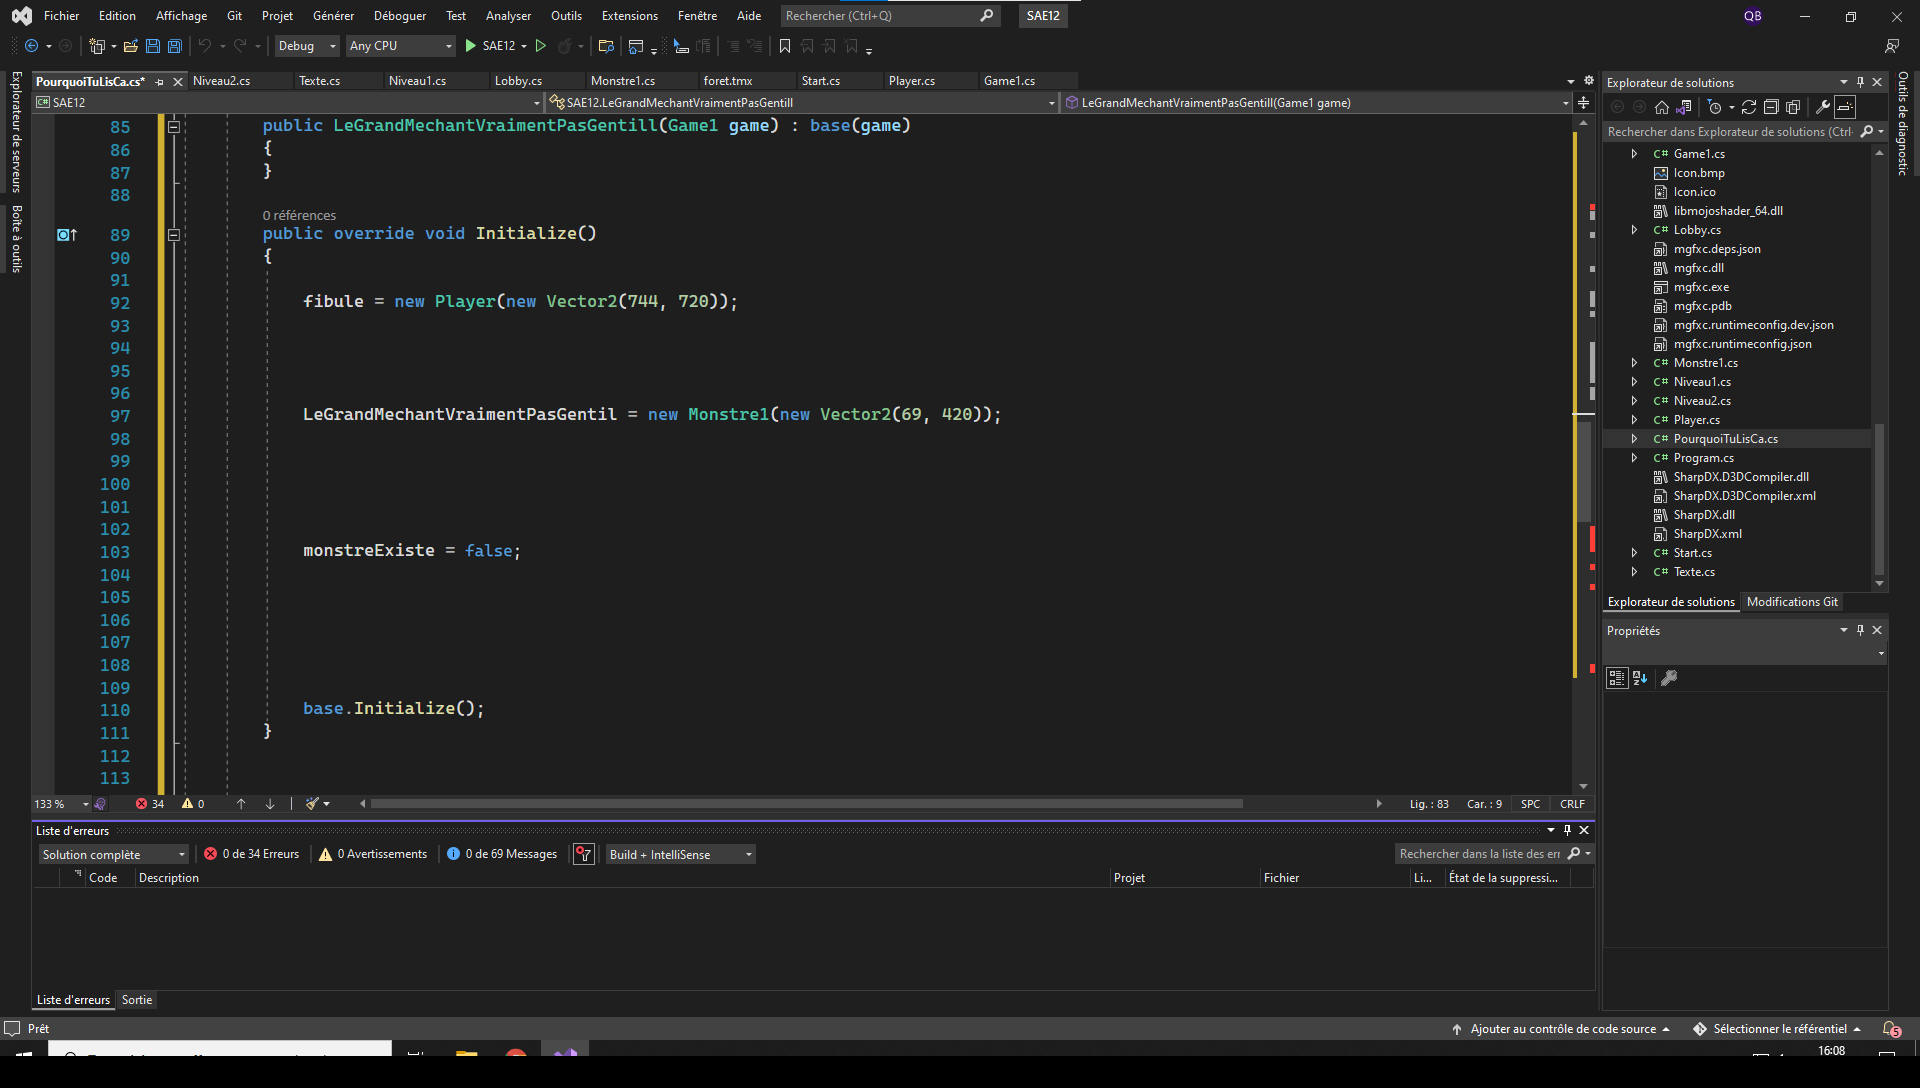

Rendered tile map (Tiled .tmx) drawn with the repository's tilesets; below, a short description and the map source with its tile grids summarised:
An orthogonal 60x34 tile map with 32x32 px tiles, 3 tile layers (obstacles, interactions, Jeu), 2 tilesets.

<map version="1.9" tiledversion="1.9.2" orientation="orthogonal" renderorder="right-down" width="60" height="34" tilewidth="32" tileheight="32" infinite="0" nextlayerid="4" nextobjectid="1">
 <tileset firstgid="1" name="VS" tilewidth="32" tileheight="32" tilecount="1980" columns="60">
  <image source="VS.png" width="1920" height="1080" />
 </tileset>
 <tileset firstgid="4713" name="false" tilewidth="32" tileheight="32" tilecount="1980" columns="60">
  <image source="false.png" width="1920" height="1080" />
 </tileset>
 <layer id="3" name="obstacles" width="60" height="34">
  <data>[2040 cells, 219 non-empty, 1 distinct tile ids]</data>
 </layer>
 <layer id="2" name="interactions" width="60" height="34">
  <data>[2040 cells, 16 non-empty, 1 distinct tile ids]</data>
 </layer>
 <layer id="1" name="Jeu" width="60" height="34">
  <data>[2040 cells, 1980 non-empty, 1980 distinct tile ids]</data>
 </layer>
</map>
